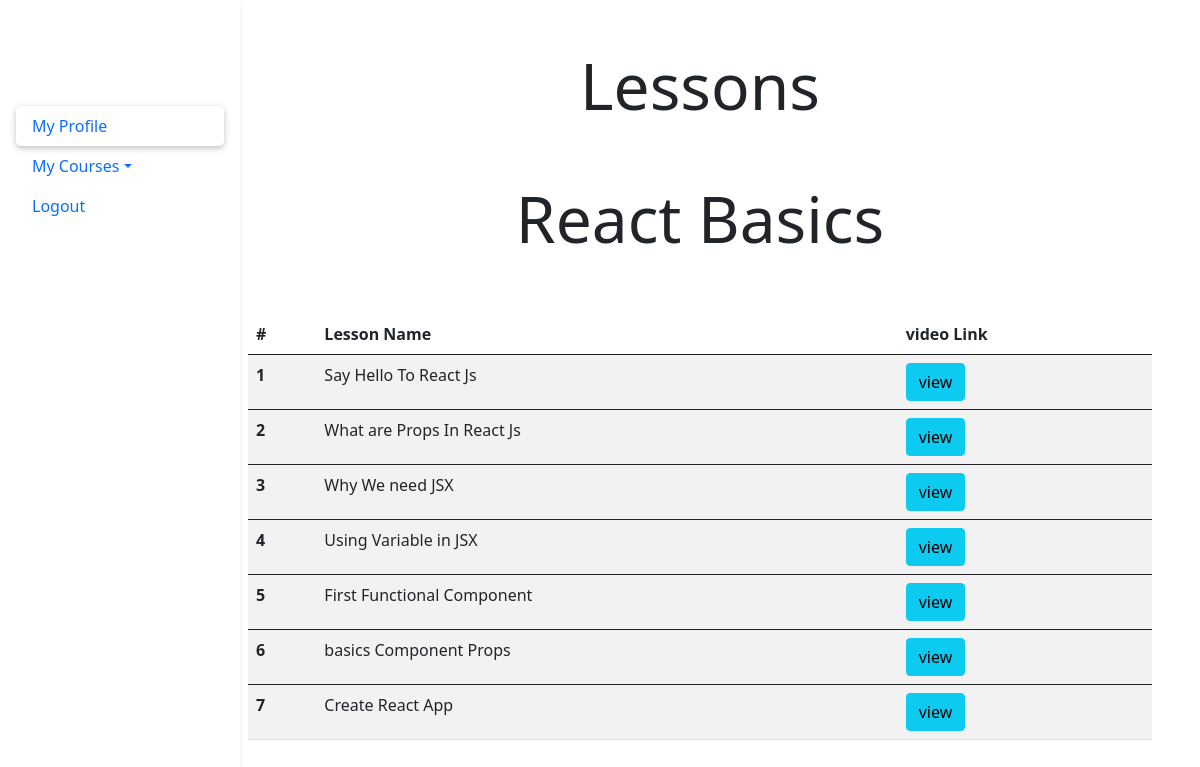
The app's page /lessons.php?cId=12 (signed in) with its own data.
### tables this page shows
CREATE TABLE `courses` (
  `course_id` int(11) NOT NULL,
  `course_name` varchar(50) NOT NULL,
  `description` varchar(200) NOT NULL,
  `course_category` int(11) NOT NULL,
  `price` int(20) NOT NULL,
  `images` varchar(50) NOT NULL,
  `goal` longtext NOT NULL
);

CREATE TABLE `lessons` (
  `lesson_id` int(11) NOT NULL,
  `lesson_name` varchar(200) NOT NULL,
  `lesson_course` int(11) NOT NULL,
  `lesson_video` varchar(1000) NOT NULL
);

### lessons.php (the view, shortened to what this page needs)
<?php
  include("functions.php");
?>
<!DOCTYPE html>
<html lang="en">
<head>
    <link rel="stylesheet" href="style.css">
    <link rel="stylesheet" href="https://cdnjs.cloudflare.com/ajax/libs/font-awesome/6.2.1/css/all.min.css" />
    <?php include("links.php");
    ?>
</head>
<body>
<div class="container-fluid mt-5">
    <div class="row">
<div class="col-lg-2">
    <div class="main-container d-flex">
        <div class="sidebar" id="sidenav">
            <div class="header-box pb-4">
            </div>
            <ul class="list-unstyled px-3 py-4">
                <li>
                <a class="nav-link active default" aria-current="page" href="lessons.php?pId=myprofile" class="text-decoration-none"
                >My Profile</a>
                </li>
                <li class="dropdown">
                    <a class=" text-decoration-none dropdown-toggle nav-link" href="#" role="button" id="dropdownMenuLink" data-bs-toggle="dropdown" aria-expanded="false">
                     My Courses</a>
                </li>
                <li><a href="logout.php" class="text-decoration-none nav-link" aria-current="page">Logout</a></li>
            </ul>
        </div>
    </div>
</div>
<div class="col-lg-10 col-md-12 px-5 col-sm-4">
<?php
   if (isset($_GET["cId"])){
       $lId = $_GET["cId"];
       $query = "SELECT * FROM lessons where lesson_course =  $lId ";
       $query_1 = "select course_name from courses where course_id=$lId";
       $result_1 = mysqli_query($conn, $query_1);
       $row_1 = mysqli_fetch_array($result_1);
       $result = mysqli_query($conn, $query);  ?>
      <div class="container">
                                   <h1 class="display-3 text-center pb-5 px-1">Lessons</h1>
                               </div>
                               <div class="container">
                                   <h1 class="display-3 text-center pb-5 px-1"><?=  $row_1["course_name"] ?></h1>
                               </div>
   <div class="table-responsive">
   <table class="table  table-hover table-striped">
       <thead>
       <tr>
         <th scope="col">#</th>
         <th scope="col">Lesson Name</th>
         <th scope="col">video Link</th>
       </tr>
     </thead>
     <?php
       $i=1;
       while($row = mysqli_fetch_array($result))
       {
       ?>
     <tbody>
       <tr>
         <th scope="row"><?= $i++ ?></th>
         <td><?php echo $row["lesson_name"]; ?></td>
         <td><input type="button" name="view" value="view" id="<?php echo $row["lesson_id"]; ?>" class="btn btn-info btn-xs view_data" /></td>
       </tr>
       <?php
       }
       ?>
         </tbody>
   </table>
   </div>
   <?php }
    ?>
</div>
</div>
</div>
</body>
</html>

### style.css (style rules this page uses)
#sidenav { color: aliceblue; position: fixed; top: 0; bottom: 0; left: 0; padding: 58px 0 0; box-shadow: 0 2px 5px 0 rgb(0 0 0 / 5%), 0 2px 10px 0 rgb(0 0 0 / 5%); width: 240px; z-index: 600; }
.sidebar .active { border-radius: 5px; box-shadow: 0 2px 5px 0 rgb(0 0 0 / 16%), 0 2px 10px 0 rgb(0 0 0 / 12%); }

### records on screen
courses: course_name "React Basics"
lessons: lesson_name "Say Hello To React Js"
lessons: lesson_name "What are Props In React Js"
lessons: lesson_name "Why We need JSX"
lessons: lesson_name "Using Variable in JSX"
lessons: lesson_name "First Functional Component"
lessons: lesson_name "basics Component Props"
lessons: lesson_name "Create React App"
